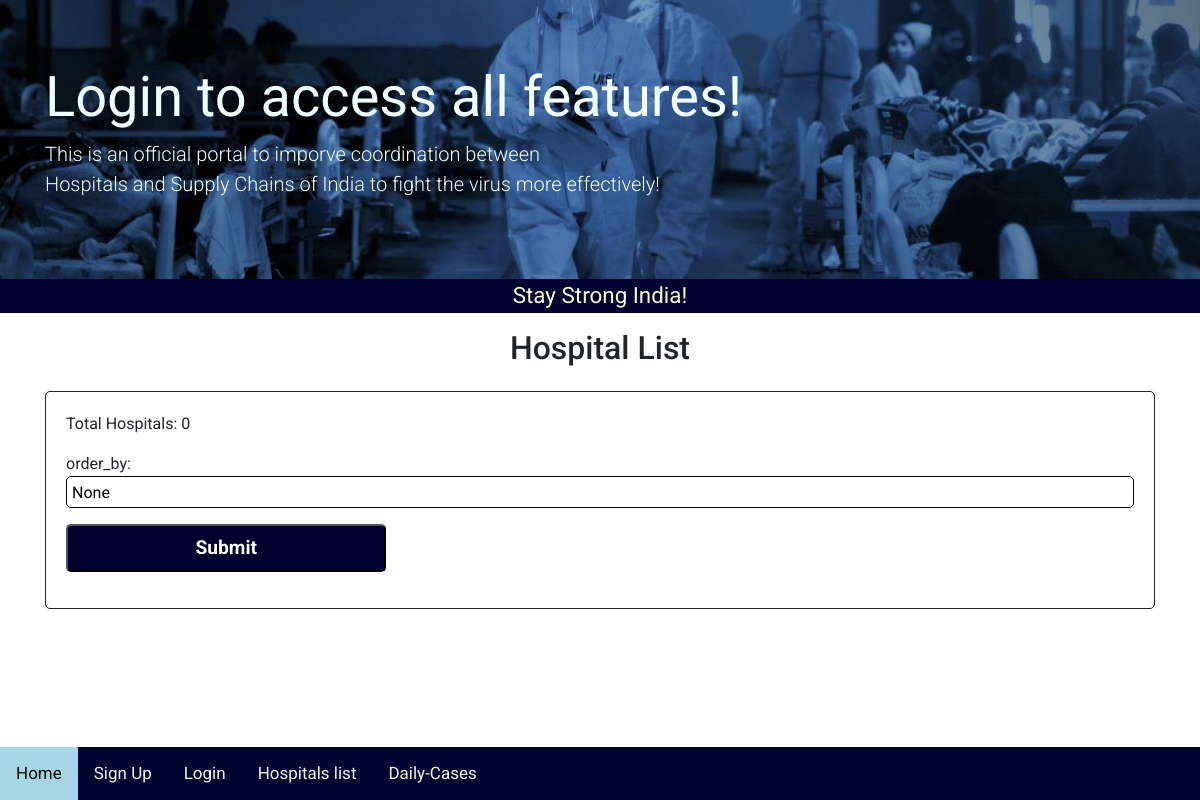
Page /hopsitallist/ on the earlier database version.
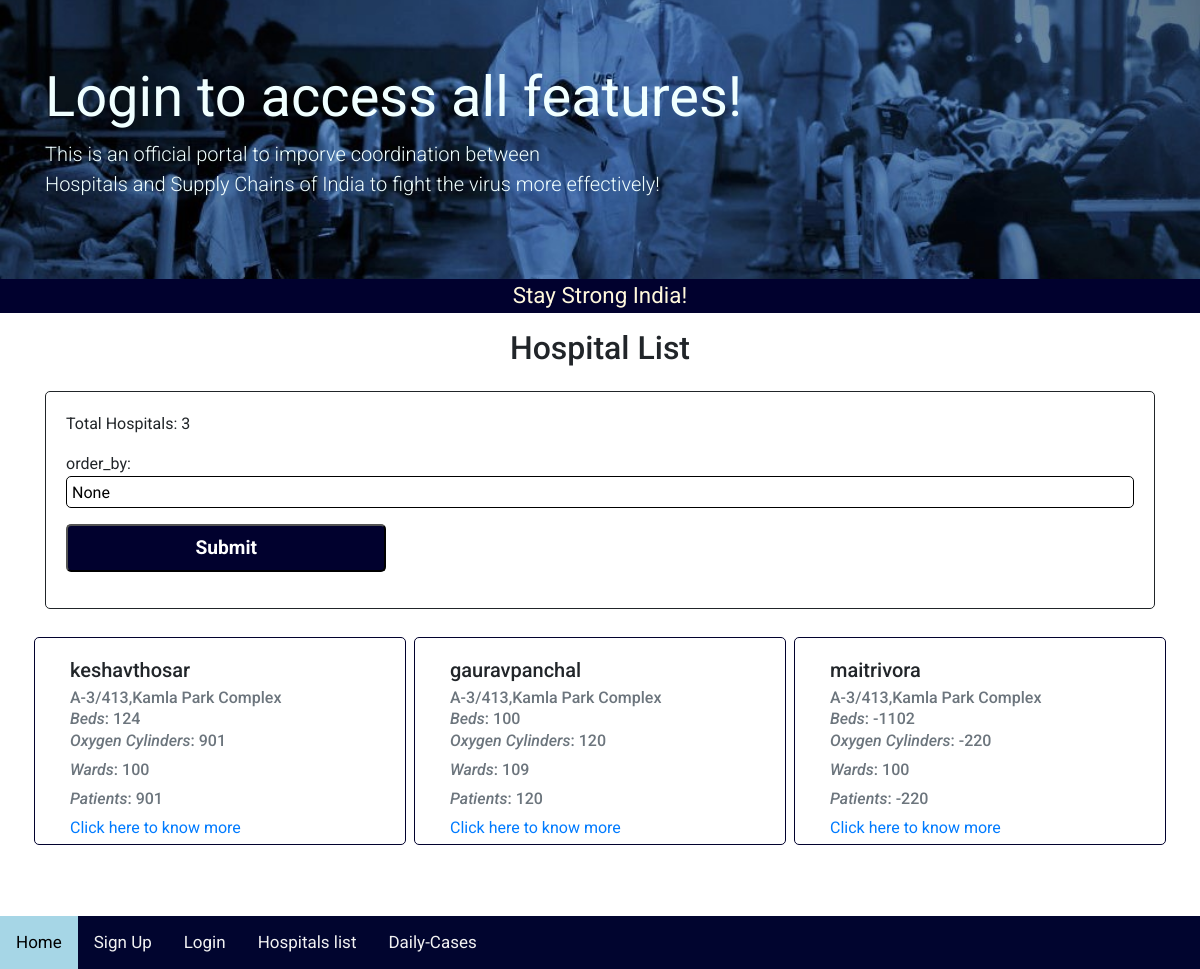
Same page on the later database version.
### main_app/models.py (models this page shows, shortened)
class Hospital(models.Model):
    name = models.CharField(max_length=200)
    user = models.OneToOneField(UserModel,on_delete=models.CASCADE,null=True,related_name="assigned_hospital")
    citizen_watchlist = models.ForeignKey(CitizenModel,on_delete=models.CASCADE,null=True,related_name="watchlist")
    address = models.CharField(max_length=200)
    beds = models.IntegerField()
    oxygen_cylinders = models.IntegerField(null=True)
    wards = models.IntegerField(null=True)
    curr_patients = models.IntegerField(null=True)

### main_app/views.py (the view)
# urls.py: path('hopsitallist/',views.HospitalListView.as_view(),name="all_hopsital"),
class HospitalListView(ListView):
    model = Hospital
    context_object_name = 'hospitals'
    template_name = 'hospital_list.html'
    def get_queryset(self):
        order = self.request.GET.get('orderby', '-beds')
        return Hospital.objects.order_by(order)
    def get_context_data(self, **kwargs):
        context = super(HospitalListView, self).get_context_data(**kwargs)
        context['orderby'] = self.request.GET.get('orderby')
        return context

### main_app/templates/main_app/hospital_list.html (shortened to what this page needs)
{% extends 'base.html' %}
{% block content %}
  <h2 class="my-3 text-center">Hospital List</h2>
  <form method="get" action="{% url "main_app:all_hopsital" %}" class="cool-form my-4">
    <p>Total Hospitals: {{hospitals.count}}</p>
    <p>order_by: <input type="text" value={{orderby}} name="orderby"/></p>
    <p><button type="submit" name="submit" value="submit">Submit</button></p>
  </form>
  <div class="row">
    {% for hosp in hospitals %}
            {% if user.is_authenticated and request.user.user_profile.assigned_hospital.pk %}
                {% if request.user.user_profile.assigned_hospital.pk != hosp.pk %}
                    <div class="card mx-1 my-1 col">
                       <div class="card-body">
                         <h5 class="card-title">{{hosp.name}}</h5>
                         <h6 class="card-subtitle mb-2 text-muted"><em>Address</em>: {{hosp.address}}</h6><br>
                         <h6 class="card-subtitle mb-2 text-muted"><em>Beds</em>: {{hosp.beds}}</h6>
                         <h6 class="card-subtitle mb-2 text-muted mb-3"><em>Oxygen Cylinders</em>: {{hosp.oxygen_cylinders}}</h6>
                         <h6 class="card-subtitle mb-2 text-muted mb-3"><em>Wards</em>: {{hosp.wards}}</h6>
                         <h6 class="card-subtitle mb-2 text-muted mb-3"><em>Patients</em>: {{hosp.oxygen_cylinders}}</h6>
                         <div class="card-links pb-1">
                           <a href="{% url "main_app:detail_hospital" pk=hosp.pk %}" class="card-link">Click here to know more</a>
                         </div>
                         {% if user.is_authenticated and  request.user.user_profile.is_Citizen %}
                             <a href="{% url "main_app:citizen_watchlist" pk=hosp.pk %}" class="card-link">Add to watchlist</a>
                         {% endif %}
                       </div>
                     </div>
                 {% endif %}
            {% else %}
                <div class="card mx-1 my-1 col">
                   <div class="card-body">
                     <h5 class="card-title">{{hosp.name}}</h5>
                     <h6 class="card-subtitle mb-2 text-muted">{{hosp.address}}</h6>
                     <h6 class="card-subtitle mb-2 text-muted"><em>Beds</em>: {{hosp.beds}}</h6>
                     <h6 class="card-subtitle mb-2 text-muted mb-3"><em>Oxygen Cylinders</em>: {{hosp.oxygen_cylinders}}</h6>
                     <h6 class="card-subtitle mb-2 text-muted mb-3"><em>Wards</em>: {{hosp.wards}}</h6>
                     <h6 class="card-subtitle mb-2 text-muted mb-3"><em>Patients</em>: {{hosp.oxygen_cylinders}}</h6>
                     <div class="card-links pb-1">
                       <a href="{% url "main_app:detail_hospital" pk=hosp.pk %}" class="card-link">Click here to know more</a>
                     </div>
                   </div>
                 </div>
            {% endif %}
    {% endfor %}
  </div>
  <div class="my-5">&nbsp</div>
{% endblock %}

### main_app/templates/main_app/base.html (shortened to what this page needs)
<!DOCTYPE html>
{% load static %}
<html lang="en">
<head>
  <link rel="stylesheet" href="https://stackpath.bootstrapcdn.com/bootstrap/4.3.1/css/bootstrap.min.css">
  <link rel="stylesheet" href="https://cdn.jsdelivr.net/npm/chart.js@2.9.4/dist/Chart.min.css">
  <link rel="stylesheet" href="{% static 'css/style.css' %}">
  <link rel="stylesheet" href="{% static 'css/form.css' %}">
</head>
<body>
  <div class="navbar-main" id="myNavbar">
    <a href="{% url "main_app:landing" %}" class="active">Home</a>
    {% if user.is_authenticated %}
        <a href="{% url "main_app:logout" %}">Logout</a>
    {% else %}
        <a href="{% url "main_app:create_user" %}">Sign Up</a>
        <a href="{% url "main_app:login" %}">Login</a>
    {% endif %}
    <a href="{% url "main_app:all_hopsital" %}">Hospitals list</a>
    <a href="{% url "main_app:daily_cases" %}">Daily-Cases</a>
  </div>
  <div class="jumbotron jumbotron-fluid">
    <div class="container">
      {% if user.is_authenticated %}
          {% if request.user.user_profile.is_Hospital %}
              <h1 class="display-4" style="color: azure;">Welcome, <b>{{request.user.user_profile.unit_name}}</b></h1>
              <p class="lead" style="color: azure;">We Value Your Efforts</p>
          {% else %}
              <h1 class="display-4" style="color: azure;">Welcome, <b>{{request.user.username}}</b></h1>
              <p class="lead" style="color: azure;">Please do keep your health status up to date and keep checking the covid-predcictor score.</p>
              <p class="lead" style="color: azure;">Stay up-to-date with hospital's status and them to your watchlist to keep track of them easily</p>
              <p class="lead" style="color: azure;">Stay strong INDIA!</p>
          {% endif %}
      {% else %}
          <h1 class="display-4" style="color: azure;"><b>Login to access all features!</b></h1>
          <p class="lead" style="color: azure;">This is an official portal to imporve coordination between<br>Hospitals and Supply Chains of India to fight the virus more effectively!</p>
      {% endif %}
    </div>
  </div>
  <div id="quote">
      Stay Strong India!
  </div>
  <div class="container">
    {% block content %}
    {% endblock %}
  </div>
  </body>
</html>

### main_app/static/css/style.css (style rules this page uses)
* { margin: 0; padding: 0; box-sizing: border-box; }
body { margin: 0; font-family: 'Roboto', serif !important; }
.navbar-main { overflow: hidden; background-color: #01052f; position: fixed; bottom: 0; width: 100%; z-index: 200; }
.navbar-main a { float: left; display: block; color: #f2f2f2; text-align: center; padding: 14px 16px; text-decoration: none; font-size: 17px; }
.navbar-main a.active { background-color: #a6d6e6; color: black; }
#quote { background-color: rgb(1, 1, 46); color: cornsilk; z-index: 100; text-align: center; font-size: 1.4em; }
.jumbotron { background-image: url('/static/img/doc.jpg'); background-position: center; background-size: cover; margin-bottom: 0 !important; }

### main_app/static/css/form.css (style rules this page uses)
.cool-form { border: 1px solid; border-radius: 5px; padding: 20px; }
.cool-form input { width: 100%; height: 32px; border-radius: 5px; border: 1px solid; padding: 5px; }
.cool-form button { width: 30%; display: block; height: 48px; border-radius: 5px; text-align: center; font-size: 1.2em; font-weight: bold; color: white; background-color: rgb(1, 1, 46); }
.card { border-radius: 5px; border:1px solid rgb(1, 1, 46); min-width: 300px; }
.card-links { position: absolute; bottom: 0; }

Differences in the rows shown:
added Hospital: name "keshavthosar", address "A-3/413,Kamla Park Complex", beds "124", oxygen_cylinders "901", wards "100"
added Hospital: name "gauravpanchal", address "A-3/413,Kamla Park Complex", beds "100", oxygen_cylinders "120", wards "109"
added Hospital: name "maitrivora", address "A-3/413,Kamla Park Complex", beds "-1102", oxygen_cylinders "-220", wards "100"
Other differences:
{{ hospitals.count }}: "0" → "3"
